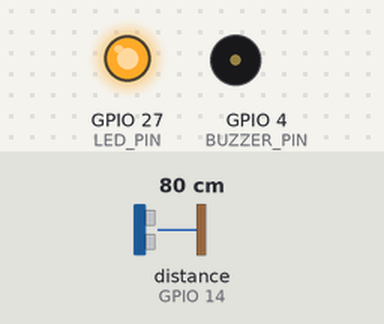
The sketch below on a simulated ESP32. Shown: output pins drawn as LEDs (lit = HIGH), buzzer (waves = sounding, pin HIGH). Wiring (inferred from the names in the program): ultrasonic range finder: trigger GPIO 13; echo GPIO 14. Dashed ring = blinking. Inputs (shaded band) come from the test bench; at power-on: distance to the obstacle (sensor on GPIO 14) 80 cm. The echo pulse lasts 58.3 µs per cm; WiFi joins after 1.5 s; servers stay silent unless stated; uploads are accepted with an empty reply; pins used as bus, display or sensor lines are not drawn; what the sketch prints to the serial monitor is not drawn.

Above: at 6.7 s.
6.8 s: distance to the obstacle (sensor on GPIO 14) set to 18 cm
12.2 s: distance to the obstacle (sensor on GPIO 14) set to 15 cm
At 15.91 s:
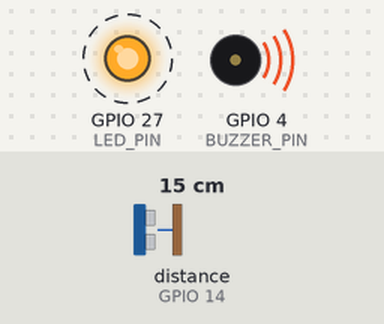
17.7 s: distance to the obstacle (sensor on GPIO 14) set to 35 cm
At 20.84 s:
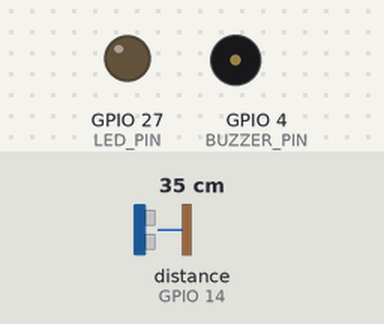
22.2 s: distance to the obstacle (sensor on GPIO 14) set to 2 cm
At 25.66 s:
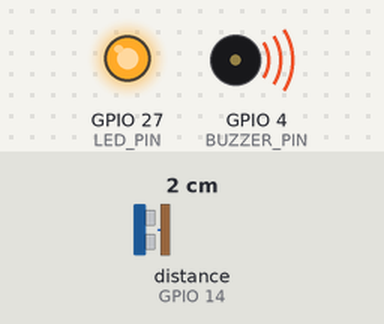
Timing chart, 0 to 28.1 s (numbered marks = the images above; inputs shaded):
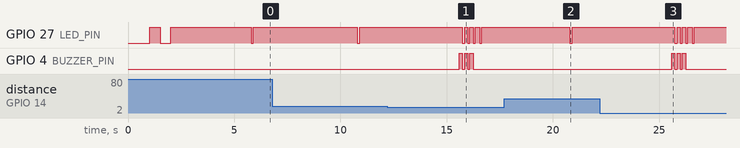

The sketch:

esp32_waste_sensor.ino
```cpp
/*
  =============================================================================
  AI-Based Smart Waste Management System - ESP32 IoT Node Firmware
  Compatible with: ESP32 DevKit V1 (DOIT) + HC-SR04 Ultrasonic Sensor + Buzzer + LED
  =============================================================================
  Circuit Connections (Exact Match to Schematic):
    1. ESP32 VIN       -> HC-SR04 VCC (5V Power)
    2. ESP32 GND_R     -> Common Ground Rail (HC-SR04 GND, Buzzer -, LED Cathode, R1)
    3. ESP32 IO13      -> HC-SR04 TRIG (GPIO 13)
    4. ESP32 IO14      -> HC-SR04 ECHO (GPIO 14 via Voltage Divider: R2 4.7k + R1 3.3k)
    5. ESP32 IO4       -> Piezo Buzzer + (GPIO 4 via R4 100 Ohm resistor)
    6. ESP32 IO27      -> Status LED Anode (GPIO 27 via R3 130 Ohm resistor)
  =============================================================================
*/

#include <WiFi.h>
#include <HTTPClient.h>

// --- 1. Wi-Fi Configuration ---
// Connect your ESP32 to the same Wi-Fi network as the laptop/server
const char* WIFI_SSID     = "YOUR_WIFI_NAME";
const char* WIFI_PASSWORD = "YOUR_WIFI_PASSWORD";

// --- 2. Backend Server Endpoint ---
// Replace with the IP address of your server (Your current laptop Wi-Fi IP is: 10.50.80.76)
const char* SERVER_URL    = "http://10.50.80.76:5000/api/sensors/telemetry";

// --- 3. Hardware & Dustbin Parameters ---
const char* DUSTBIN_ID        = "DB-003"; // Assigned Dustbin ID

// Calibration settings for your physical container:
// If AUTO_CALIBRATE_ON_BOOT is true, the ESP32 takes 5 readings when you power it on
// above your empty container and automatically sets 0% fill level!
const bool AUTO_CALIBRATE_ON_BOOT = true;
float binHeightCm                 = 30.0; // Physical container depth in cm (measure with a ruler)

// Exact Pin Definitions from Circuit Schematic:
const int TRIG_PIN        = 13;       // HC-SR04 Trigger (ESP32 IO13)
const int ECHO_PIN        = 14;       // HC-SR04 Echo (ESP32 IO14 via R2 4.7k / R1 3.3k divider)
const int BUZZER_PIN      = 4;        // Piezo Buzzer (ESP32 IO4 via R4 100 ohm)
const int LED_PIN         = 27;       // External Status LED (ESP32 IO27 via R3 130 ohm)

// Telemetry interval in milliseconds (e.g. 5000 ms = every 5 seconds)
const unsigned long SEND_INTERVAL_MS = 5000;
unsigned long lastSendTime = 0;

// Forward declaration of distance measurement function
float measureDistanceCm();

void setup() {
  Serial.begin(115200);
  delay(1000);

  // Initialize Pin Modes
  pinMode(TRIG_PIN, OUTPUT);
  pinMode(ECHO_PIN, INPUT);
  pinMode(LED_PIN, OUTPUT);
  pinMode(BUZZER_PIN, OUTPUT);

  // Default Pin States
  digitalWrite(TRIG_PIN, LOW);
  digitalWrite(LED_PIN, LOW);
  digitalWrite(BUZZER_PIN, LOW);

  Serial.println("\n==============================================");
  Serial.println("  ESP32 Smart Waste IoT Sensor Starting...    ");
  Serial.println("  Schematic: TRIG=13, ECHO=14, BUZZER=4, LED=27");
  Serial.println("==============================================");

  // Connect to Wi-Fi
  Serial.print("Connecting to Wi-Fi: ");
  Serial.println(WIFI_SSID);
  WiFi.begin(WIFI_SSID, WIFI_PASSWORD);

  while (WiFi.status() != WL_CONNECTED) {
    digitalWrite(LED_PIN, !digitalRead(LED_PIN)); // Flash LED while connecting
    delay(500);
    Serial.print(".");
  }

  digitalWrite(LED_PIN, HIGH); // Solid LED when connected
  Serial.println("\n[WiFi] Connected Successfully!");
  Serial.print("[WiFi] ESP32 IP Address: ");
  Serial.println(WiFi.localIP());
  Serial.print("[Server] Target URL: ");
  Serial.println(SERVER_URL);

  // Auto-Calibrate Empty Container Depth (if enabled)
  if (AUTO_CALIBRATE_ON_BOOT) {
    Serial.println("\n----------------------------------------------");
    Serial.println("[Auto-Calibration] Sampling empty container depth in 2 seconds...");
    Serial.println("[Auto-Calibration] Please ensure the container is EMPTY under the sensor!");
    delay(2000);

    float totalDist = 0;
    int validReadings = 0;
    for (int i = 0; i < 5; i++) {
      float d = measureDistanceCm();
      if (d > 5.0 && d < 400.0) {
        totalDist += d;
        validReadings++;
      }
      delay(200);
    }

    if (validReadings >= 3) {
      binHeightCm = totalDist / validReadings;
      Serial.print("[Auto-Calibration] ✅ Calibrated Empty Depth: ");
      Serial.print(binHeightCm, 1);
      Serial.println(" cm");
      Serial.println("[Auto-Calibration] Your empty container will now accurately report 0% full!");
    } else {
      Serial.print("[Auto-Calibration] ⚠️ Surface reflection weak. Using fallback depth: ");
      Serial.print(binHeightCm, 1);
      Serial.println(" cm");
    }
    Serial.println("----------------------------------------------\n");
  }
}

// Function to measure distance using HC-SR04 ultrasonic sensor
float measureDistanceCm() {
  // Clear the trigger
  digitalWrite(TRIG_PIN, LOW);
  delayMicroseconds(2);

  // Trigger sound pulse for 10 microseconds
  digitalWrite(TRIG_PIN, HIGH);
  delayMicroseconds(10);
  digitalWrite(TRIG_PIN, LOW);

  // Read the echo return time in microseconds (timeout 30ms = ~5 meters max)
  long duration = pulseIn(ECHO_PIN, HIGH, 30000);

  if (duration == 0) {
    // Sensor reading timed out
    return -1.0;
  }

  // Speed of sound = 343 m/s = 0.0343 cm/microsecond
  // Distance = (duration * speed) / 2
  float distance = (duration * 0.0343) / 2.0;
  return distance;
}

void sendTelemetry() {
  if (WiFi.status() != WL_CONNECTED) {
    Serial.println("[WiFi] Lost connection, attempting to reconnect...");
    WiFi.reconnect();
    return;
  }

  float distanceCm = measureDistanceCm();

  if (distanceCm < 0) {
    Serial.println("[Sensor] Warning: Ultrasonic echo timeout!");
    return;
  }

  // Calculate fill percentage based on calibrated bin height
  // As waste accumulates, distance to sensor decreases
  float filledHeight = binHeightCm - distanceCm;
  if (filledHeight < 0) filledHeight = 0;
  if (filledHeight > binHeightCm) filledHeight = binHeightCm;

  int fillLevelPercent = round((filledHeight / binHeightCm) * 100.0);

  Serial.println("\n----------------------------------------------");
  Serial.print("[Sensor] Distance to Surface: ");
  Serial.print(distanceCm, 1);
  Serial.println(" cm");
  Serial.print("[Sensor] Calibrated Depth:    ");
  Serial.print(binHeightCm, 1);
  Serial.println(" cm");
  Serial.print("[Calculated] Fill Level:      ");
  Serial.print(fillLevelPercent);
  Serial.println("%");

  // Actuate Local Alerts (Buzzer & LED) based on Fill Threshold
  if (fillLevelPercent >= 80) {
    Serial.println("[ALERT] ⚠️ Critical Overflow (>=80%)! Triggering Buzzer Alarm!");
    // Sound 3 rapid audible alert beeps
    for (int i = 0; i < 3; i++) {
      digitalWrite(BUZZER_PIN, HIGH);
      digitalWrite(LED_PIN, HIGH);
      delay(150);
      digitalWrite(BUZZER_PIN, LOW);
      digitalWrite(LED_PIN, LOW);
      delay(100);
    }
    digitalWrite(LED_PIN, HIGH); // Keep warning LED illuminated
  } else {
    // Normal level: Keep buzzer silent
    digitalWrite(BUZZER_PIN, LOW);
  }

  // Construct JSON Payload
  String jsonPayload = "{";
  jsonPayload += "\"dustbin_id\":\"" + String(DUSTBIN_ID) + "\",";
  jsonPayload += "\"distance_cm\":" + String(distanceCm, 1) + ",";
  jsonPayload += "\"fill_level\":" + String(fillLevelPercent) + ",";
  jsonPayload += "\"bin_height_cm\":" + String(binHeightCm, 1) + ",";
  jsonPayload += "\"battery_pct\":95";
  jsonPayload += "}";

  Serial.print("[HTTP POST] Payload: ");
  Serial.println(jsonPayload);

  // Send HTTP POST Request
  HTTPClient http;
  http.begin(SERVER_URL);
  http.addHeader("Content-Type", "application/json");

  int httpResponseCode = http.POST(jsonPayload);

  if (httpResponseCode > 0) {
    String response = http.getString();
    Serial.print("[HTTP] Success Code: ");
    Serial.println(httpResponseCode);
    Serial.print("[Database Response]: ");
    Serial.println(response);

    // Blink LED briefly to indicate successful transmission
    digitalWrite(LED_PIN, LOW);
    delay(100);
    digitalWrite(LED_PIN, HIGH);
  } else {
    Serial.print("[HTTP] Error on sending POST: ");
    Serial.println(httpResponseCode);
    Serial.println(http.errorToString(httpResponseCode).c_str());
  }

  http.end();
}

void loop() {
  unsigned long currentMillis = millis();

  // Transmit telemetry periodically
  if (currentMillis - lastSendTime >= SEND_INTERVAL_MS) {
    lastSendTime = currentMillis;
    sendTelemetry();
  }
}
```

Measured:
- the behaviour switches between 17 and 16 cm on distance to the obstacle (sensor on GPIO 14) (found by bisection; images 0 and 1)
- after the input at 12.2 s, GPIO 4 (BUZZER_PIN): alternates HIGH for 0.15 s and LOW for 0.10 s, 6 changes in all, then stays LOW, starting after 3.4 s
- after the input at 17.7 s, GPIO 4 (BUZZER_PIN): stops changing and stays LOW
- after the input at 22.2 s, GPIO 4 (BUZZER_PIN): alternates HIGH for 0.15 s and LOW for 0.10 s, 6 changes in all, then stays LOW, starting after 3.4 s
